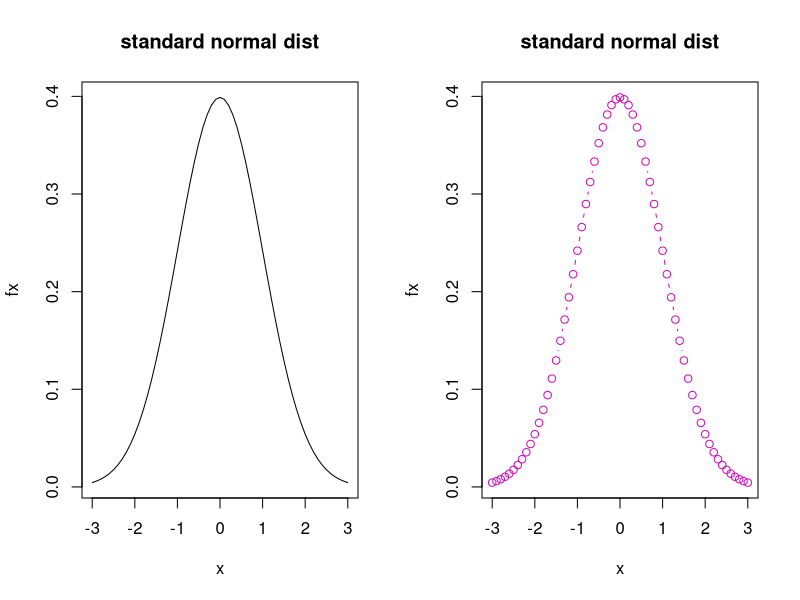
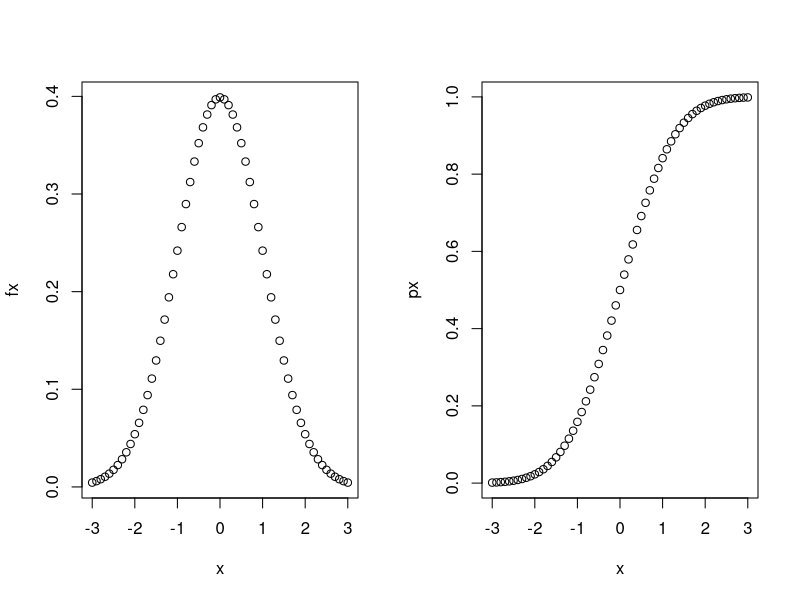
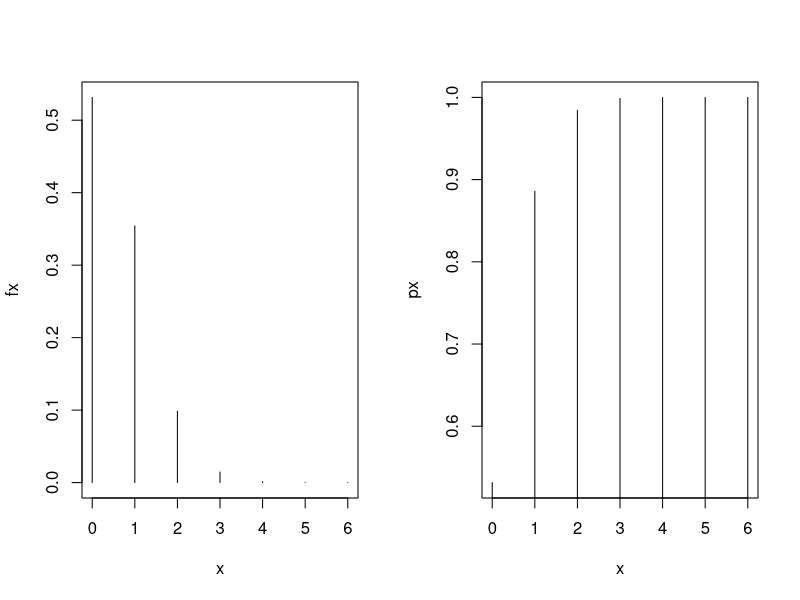
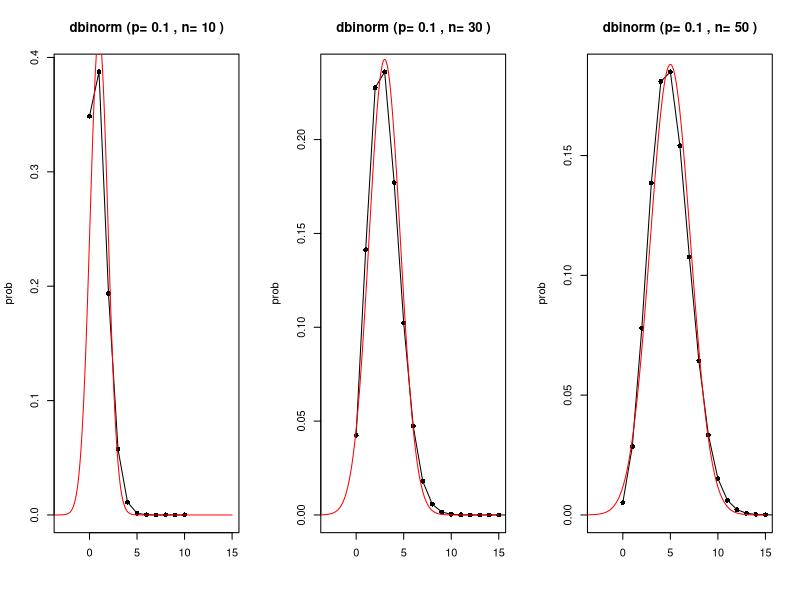
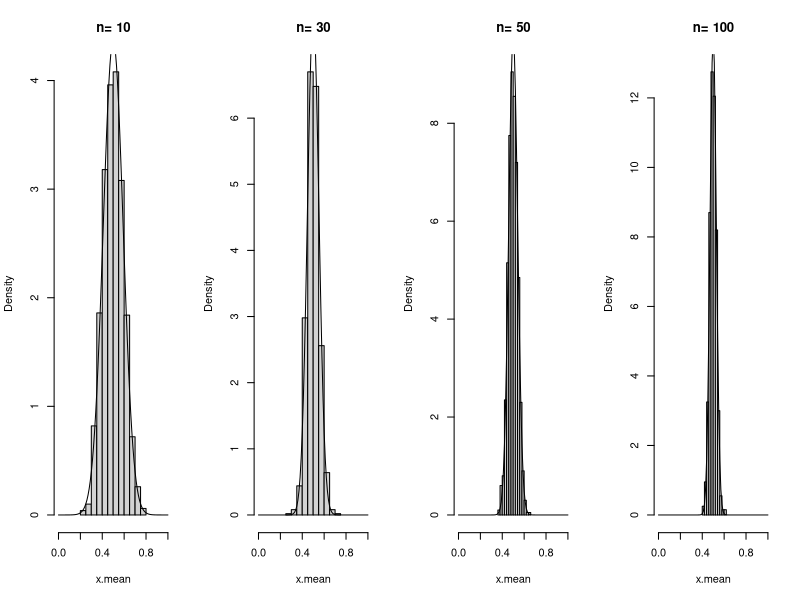
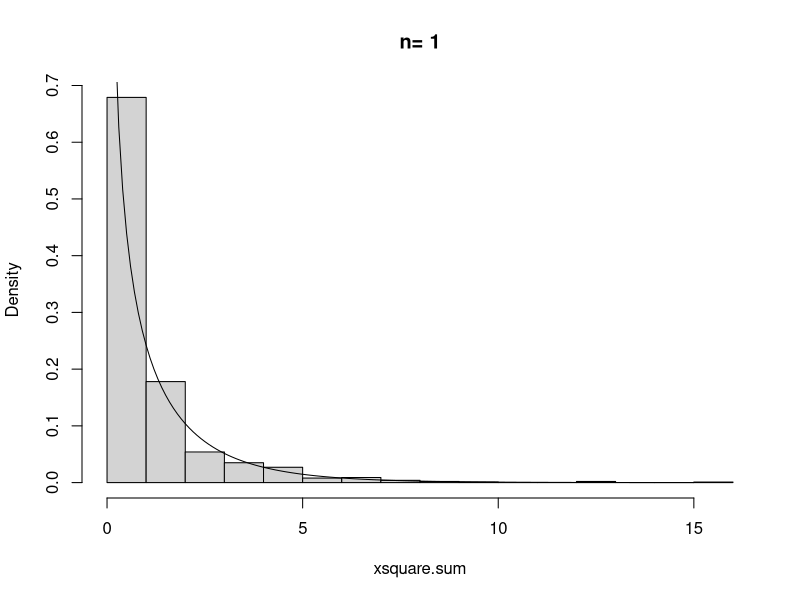
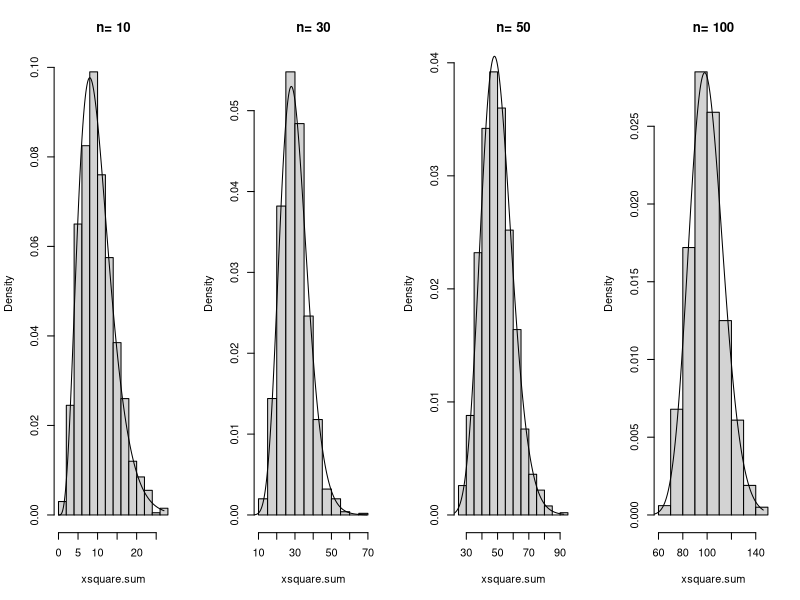

The R source for these figures, in order:
1+2
2*3
c(1,2,3)
1:5
4:1
rep(1,2)
rep(c(1,2,3), each=2)
m = rbind(c(1,2,3), c(2,3,4))
m
m[,1:2]
m[1:2]

par(mfrow=1:2)
x = seq(-3, 3, 0.1)
fx = dnorm(x, 0, 1)
plot(x, fx, type="l", main="standard normal dist")
plot(x, fx, type="b", col="6", main="standard normal dist")
dev.off()

par(mfrow=1:2)
px = pnorm(x, 0, 1)
plot(x, fx)
plot(x, px)
dev.off()

pnorm(1800, mean=2000, sd=200, lower.tail=F)
qnorm(0.8413447, mean=2000, sd=200, lower.tail=F)


n = 6
x = 0:n
par(mfrow=1:2)
fx = dbinom(x, n, 0.1)
px = pbinom(x, n, 0.1)
plot(x, fx, type="h")
plot(x, px, type="h")
dev.off()

p = 0.1
n = c(10, 30, 50)
par(mfrow=c(1,3))
for (i in 1:3) {
  x = seq(from=0, to=n[i], by=1)
  fx = dbinom(x, n[i], p)
  plot(x, fx, pch=16, xlim=c(-3,15), ylab="prob", xlab="", main=paste("dbinorm (p=", p, ", n=", n[i], ")"))
  lines(x, fx)
  
  y = seq(-5, 15, 0.1)
  mu = n[i]*p
  sd = sqrt(n[i]*p*(1-p))
  fy = dnorm(y, mu, sd)
  lines(y, fy, col="red")
}
dev.off()

pbinom(5, 20, prob=0.1)


n = c(10, 30, 50, 100)
par(mfrow=c(1,4))
for (i in 1:4) {
  x.mean = c()
  for (j in 1:1000) {
    x = runif(n[i], 0, 1)
    x.mean[j] = mean(x)
  }
  hist(x.mean, xlim=c(0,1), probability=T, main=paste("n=",n[i]))
  
  y = seq(0, 1, 0.01)
  mu = 0.5
  sigma = sqrt(1/12)
  fy = dnorm(y, mu, sigma/sqrt(n[i]))
  lines(y, fy)
}

dev.off()

# chi-square
n = 1
xsquare.sum = c()
for (i in 1:1000) {
  x = rnorm(n, mean=0, sd=1)
  xsquare.sum[i] = sum(x*x)
}
hist(xsquare.sum, probability=T, main=paste("n=", n))
y = seq(0, 15, 0.1)
fy = dchisq(y, n)
lines(y, fy)


n = c(10, 30, 50, 100)
par(mfrow=c(1,4))

for (i in 1:4) {
  xsquare.sum = c()
  for (j in 1:1000) {
    x = rnorm(n[i], mean=0, sd=1)
    xsquare.sum[j] = sum(x*x)
  }
  hist(xsquare.sum, probability=T, main=paste("n=", n[i]))
  y = seq(0, max(xsquare.sum), 0.1)
  fy = dchisq(y, n[i])
  lines(y, fy)
}
